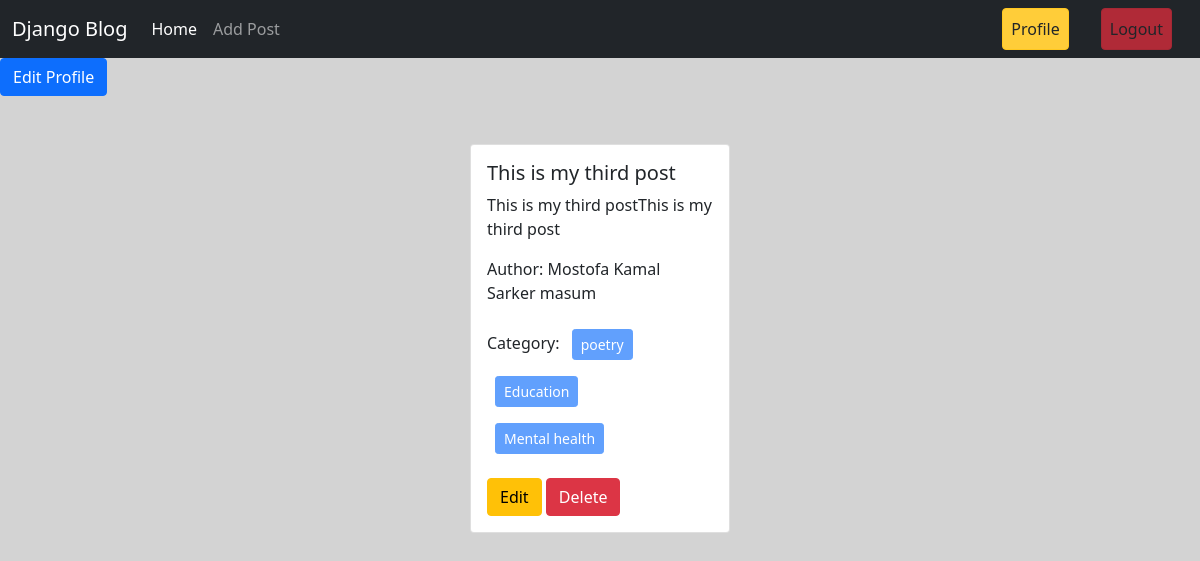
Page /author/profile/ (signed in) on the committed database.
### posts/models.py (models this page shows, shortened)
class Post(models.Model):
    title = models.CharField(max_length=50)
    content = models.TextField()
    category = models.ManyToManyField(Category)  #ekta post e multiple category thakte pare abar ekta category er under e multiple post thakte pare.
    author = models.ForeignKey(User , on_delete=models.CASCADE)

### catagories/models.py (models this page shows, shortened)
class Category(models.Model):
    name = models.CharField(max_length=100)
    slug = models.SlugField(max_length=100, unique=True, null=True, blank=True)

### author/views.py (the view)
# urls.py: path('profile/', views.profile , name= 'profile'),
@login_required
def profile(request):
    data = Post.objects.filter(author = request.user)
    return render(request , 'profile.html' ,{'data' :data})

### author/templates/profile.html
{% extends 'base.html' %}
{% load crispy_forms_tags %}
{% block content %}
<div>
    <a class="btn btn-primary" href="{% url 'edit_profile' %}">Edit Profile</a>
</div>
<div class="d-flex flex-wrap justify-content-center px-5 pt-5 ">
    {% for post in data %}
    <div class="col-sm-3 ">
      <div class="card mx-2">
        <div class="card-body">
          <h5 class="card-title">{{post.title}}</h5>
          <p class="card-text">{{post.content}}</p>
          <p>Author: {{ post.author.first_name }} {{ post.author.last_name }}</p>
          <p>Category:
            {% for cat in post.category.all%}
            <button class="btn btn-primary btn-sm m-2" disabled> {{cat.name}} </button>
            {% endfor %}
          </p>
          <a href="{% url 'edit_post' post.id %}" class="btn btn-warning">Edit</a>
          <a href="{% url 'delete_post' post.id %}" class="btn btn-danger">Delete</a>
        </div>
      </div>
    </div>
    {% endfor %}
  </div>
{% endblock %}

### rows in the picture
Post: title "This is my third post", content "This is my third postThis is my third post", author.first_name "Mostofa Kamal", author.last_name "Sarker masum"
Category: name "poetry"
Category: name "Education"
Category: name "Mental health"
